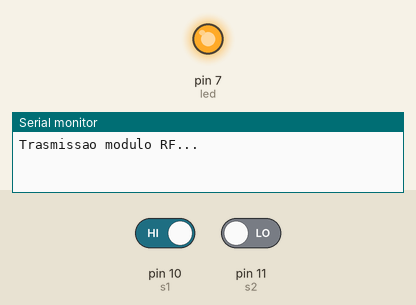
A sketch run on a simulated Arduino Uno, built with avr-gcc and run on an emulated ATmega328P. On the bench: output pins drawn as LEDs (lit = HIGH), the last lines printed to the serial monitor. Inputs (shaded band) come from the test bench; at power-on: pin 10 (s1) HIGH, pin 11 (s2) LOW. No radio packets arrive unless stated.

Above: at 0.05 s.
At 1.2 s:
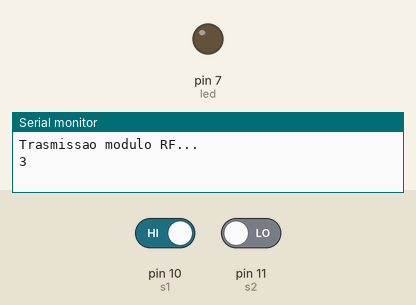
1.3 s: pin 10 (s1) driven LOW
At 2.8 s:
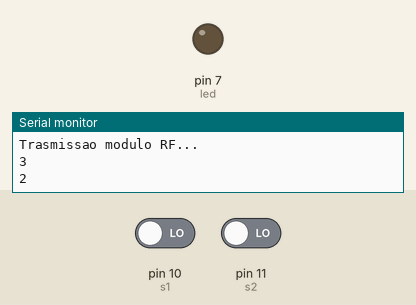
Timing chart, 0 to 4.3 s (numbered marks = the images above; inputs shaded):
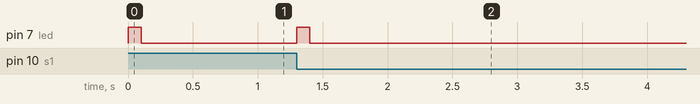

Measured:
- after the input at 1.3 s, pin 7 (led): LOW → HIGH at once, → LOW 0.10 s later

The sketch:

Emissor2_0.ino
```cpp
#include <VirtualWire.h>

#define tx   8 // define que a pirta é constante
#define led  7
#define s1  10
#define s2  11

int i1 =0; //define a que a variavel é igual a 0
int i2 =0;
char Valor_CharMsg[4]; // define o tamanho da mensagem
int x =-1; //define a que a variavel é igual a -1
int a; //define a que a variavel é igual a 0
void setup()
{
  Serial.begin(9600);   // faz com que o monitoramento se inicie
  pinMode(led,OUTPUT); // define o pino como saida
  pinMode(s1,INPUT); // define o pino como entrada
  pinMode(s2,INPUT);
  vw_set_tx_pin(tx); // define a porta que nos iremos usar
  vw_setup(2000); // define a frequencia de comunicação
  Serial.println("Trasmissao modulo RF..."); // printa mensagem na tela
}

void loop()
{
  a=x; //armazena o dade e evita a repetição
  i1 = digitalRead(s1); // dados dos sensores
  i2 = digitalRead(s2);

  // define o valor da variavel x
  if (i1 == LOW && i2 == HIGH){
    x=1;
    }
  else if (i1 == LOW && i2 == LOW){
    x=2;
    }
  else if(i1 == HIGH && i2 == LOW) {
    x=3;
  }else if(i1 == HIGH && i2 == HIGH){
    x=0;
  }

  // transmite o dado do emisor
  if(x != a) {
        itoa(x,Valor_CharMsg,10); // compacta a mensagem
        digitalWrite(led, HIGH);
        delay(100);
        digitalWrite(led, LOW);
        vw_send((uint8_t*)Valor_CharMsg, strlen(Valor_CharMsg));
        vw_wait_tx();
        digitalWrite(led, LOW);
        Serial.println(Valor_CharMsg); // escreve o valor da mensagem na tela
    }
  }
```
